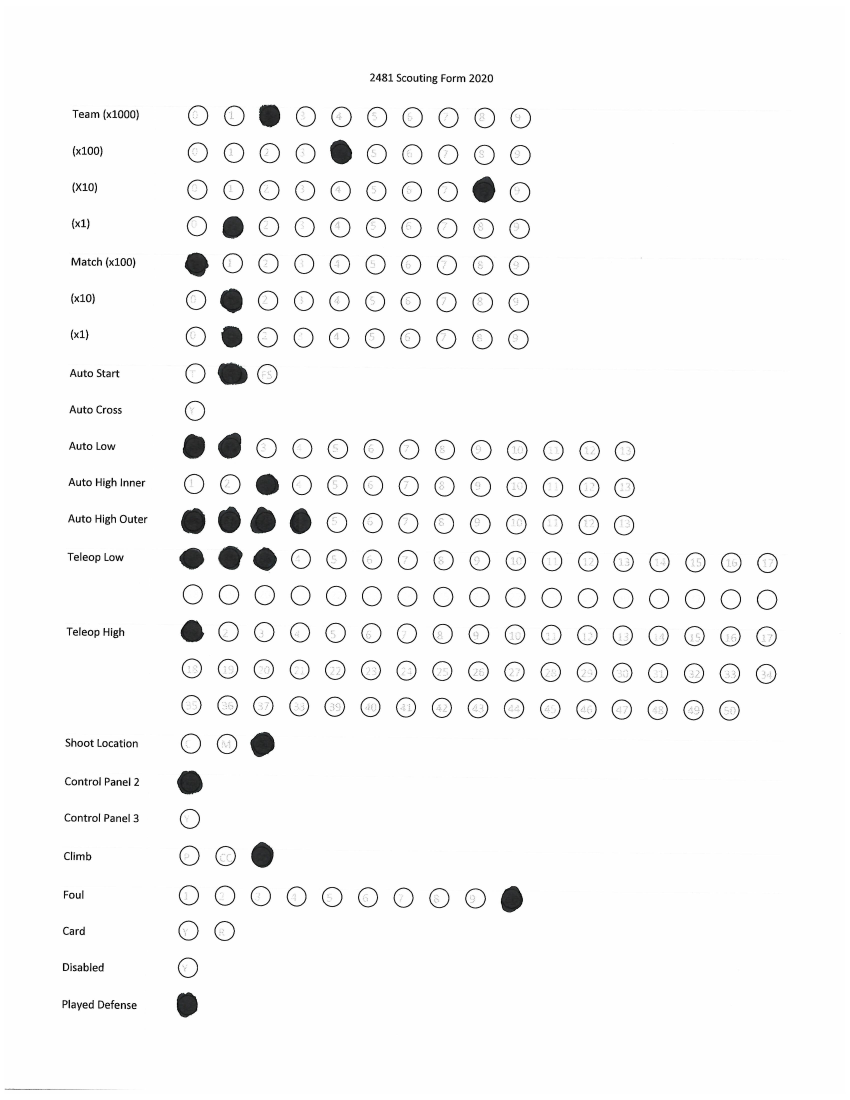
#> input picture fakeRegional/unprocessedForms/2481 Scouting Form 2020 - Test.jpg, 3400 x 4400 px (shown at 1/4 size); its folder holds only this picture in this run
$ python processScoutingForm.py
#> lines starting #> are read from the running program, lines starting #| are printed output that depends on the picture
import cv2
import numpy as np
import matplotlib as plt
import os
import csv
import copy
import sys

showImages = True
height = 1000
bubbleRad = height * 0.009

class ScoutingFormData:
    # [25 lines left out: functions __init__, FormatBlankData, not called in this run]

def ResizeImg(img, heightDesired):
#> called with heightDesired = 1000
    imgHeight, imgWidth = img.shape
#> imgHeight = 4400; imgWidth = 3400

    ratio = imgWidth / imgHeight
#> ratio = 0.773
    widthDesired = heightDesired * ratio
#> widthDesired = 772.7

    img = cv2.resize(img, (int(widthDesired), int(heightDesired)))
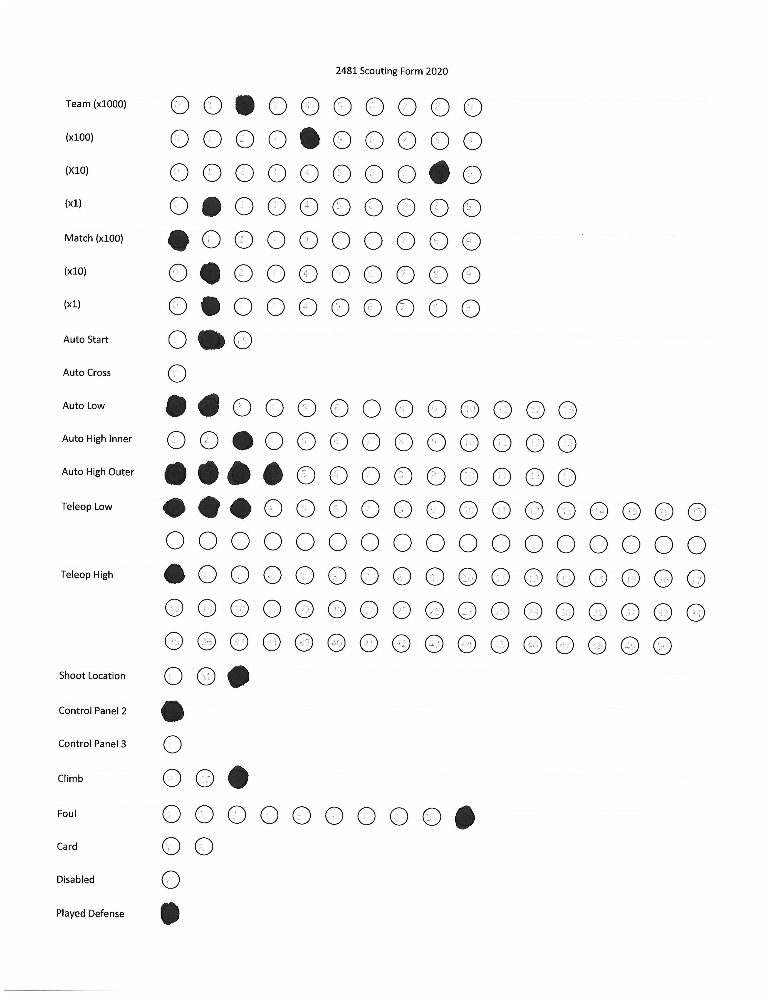
#> img: shape (1000, 772); min 0, max 255, mean 247.5
    return img

def CropToForm(img):
    # crop image to form
    cropWidthMin = int(height * 8.5 / 11 * 0.15)
    cropWidthMax = int(height * 8.5 / 11 * 0.95)
    cropHeightMin = int(height * 0.05)
    cropHeightMax = int(height * 0.95)
    imgCrop = img[cropHeightMin:cropHeightMax, cropWidthMin:cropWidthMax]
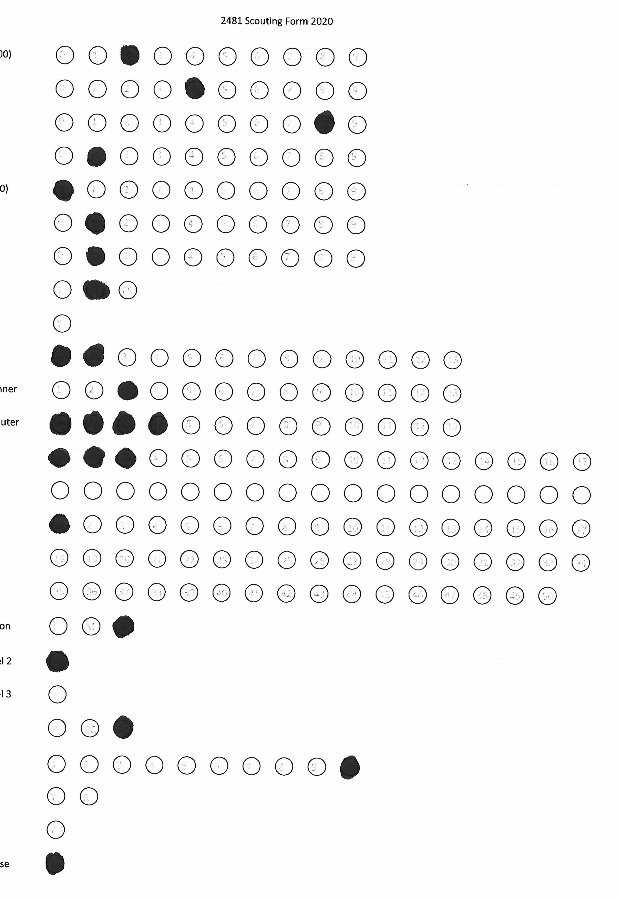
#> imgCrop: shape (900, 619); min 0, max 255, mean 245.9

    if showImages:
        cv2.imshow("imgCrop", imgCrop)

    return imgCrop

def FindBubbles(img):
    # set detector parameters
    params = cv2.SimpleBlobDetector_Params()
    params.minDistBetweenBlobs = bubbleRad * 2 * 0.8
    params.minThreshold = 127
    params.maxThreshold = 255

    params.filterByArea = True
    params.minArea = np.pi * (bubbleRad * 0.7) ** 2
    params.maxArea = np.pi * (bubbleRad * 2) ** 2

    params.filterByCircularity = False
    params.minCircularity = 0
    params.maxCircularity = 1

    params.filterByColor = False
    params.blobColor = 0

    params.filterByConvexity = False
    params.minConvexity = 0
    params.maxConvexity = 1

    params.filterByInertia = True
    params.minInertiaRatio = 0.7
    params.maxInertiaRatio = 1

    # find bubbles
#> (the run stopped early here; a loop or call above may not have finished)
